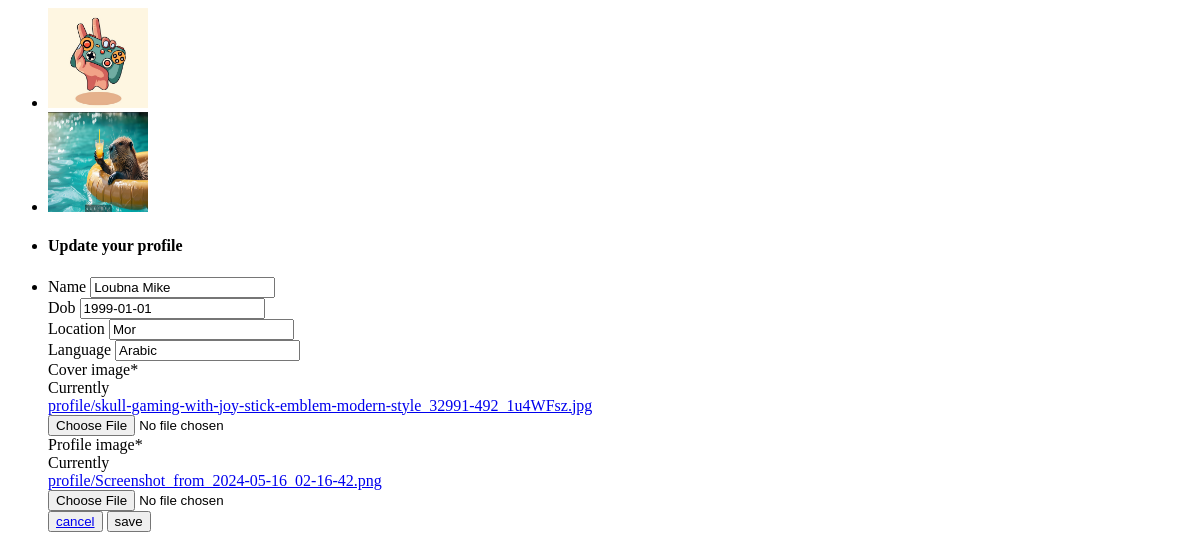
Before: /profile/1/edit/ (signed in) with the older database file.
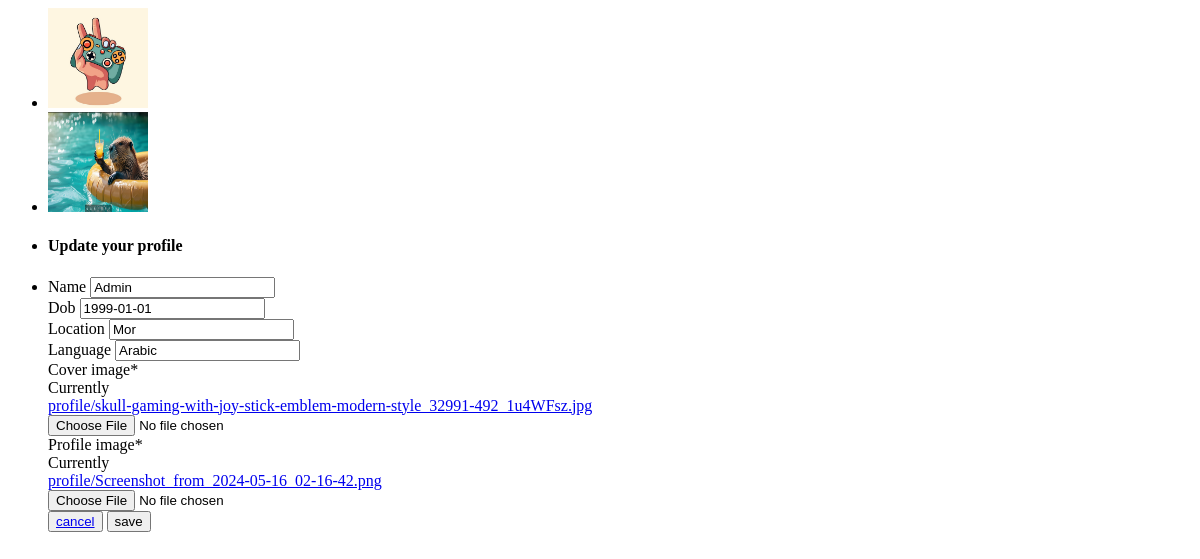
After: the same page with the newer database file.
### users/models.py (models this page shows, shortened)
class ProfileModel(models.Model):
    user = models.OneToOneField(
        User,
        on_delete=models.CASCADE,
        primary_key=True,
        verbose_name="user",
        related_name="profile",
    )
    name = models.CharField(max_length=30, blank=True, null=True)
    bio = models.TextField(max_length=500, blank=True, null=True)
    dob = models.DateField(null=True, blank=True)
    location = models.CharField(max_length=100, blank=True, null=True)
    language = models.CharField(max_length=50, blank=True, null=True)
    followers = models.ManyToManyField(User, blank=True, related_name="followers")
    cover_image = models.ImageField(
        default="cover.jpg",
        upload_to="profile",
        validators=[
            FileExtensionValidator(
                [
                    "png",
                    "jpg",
                    "jpeg",
                ]
            ),
        ],
    )
    profile_image = models.ImageField(
        default="default.jpg",
        upload_to="profile",
        validators=[
            FileExtensionValidator(
                [
                    "png",
                    "jpg",
                    "jpeg",
                ]
            ),
        ],
    )

### users/views.py (the view, shortened to what this page needs)
# urls.py: path("profile/<int:pk>/edit/", ProfileEditView.as_view(), name="profile-edit"),
class ProfileEditView(LoginRequiredMixin, UserPassesTestMixin, UpdateView):
    model = ProfileModel
    fields = [
        "name",
        "dob",
        "location",
        "language",
        "cover_image",
        "profile_image",
    ]
    template_name = "users/profile_edit.html"
    def test_func(self):
        profile = self.get_object()
        return self.request.user == profile.user

### templates/users/profile_edit.html (shortened to what this page needs)
{% load crispy_forms_tags %}
<ul class="test">
  <li>
    <img src="{{ user.profile.cover_image.url }}" alt="cover image" style="width: 100px; height: 100px;">
  </li>
  <li>
    <img src="{{ user.profile.profile_image.url }}" alt="profile image" style="width: 100px; height: 100px;">
  </li>
  <li>
    <h4>Update your profile</h4>
  </li>
  <li>
    <form method="POST" enctype="multipart/form-data">
      {{ form|crispy }}
      <button class="btn btn-primary m-3">
        <a href="{% url 'profile' object.pk %}">cancel</a>
      </button>
      <button type="submit">save</button>
    </form>
  </li>
</ul>

Changed rows visible on the page:
changed ProfileModel "Mor": name "Loubna Mike" → "Admin"
